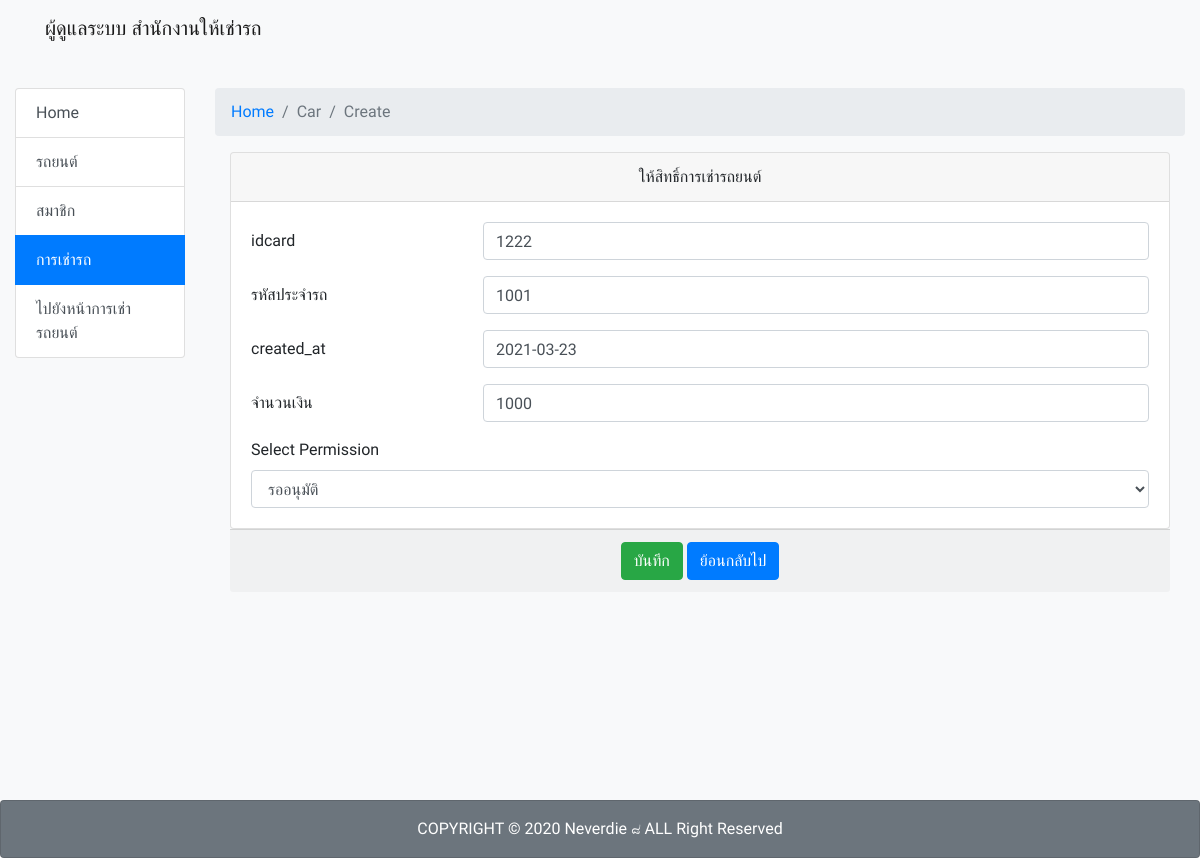
Screenshot of /admin/rental/form-edit.php?id=1 with the database file from the repository.
### tables this page shows
CREATE TABLE `rental` (
  `id` int(11) NOT NULL,
  `idcard` varchar(255) DEFAULT NULL,
  `carid` int(255) DEFAULT NULL,
  `created_at` date DEFAULT NULL,
  `money` varchar(255) DEFAULT NULL,
  `status_re` varchar(255) DEFAULT NULL
);

### admin/rental/form-edit.php (the view, shortened to what this page needs)
  <?php
    include_once('../../php/connect.php');
    $id = $_GET['id'];
    $sql = "SELECT * FROM `rental` WHERE `id` = '".$id."' ";
    $result = $conn->query($sql);
    $row = $result->fetch_assoc();
  ?>
<!DOCTYPE html>
<html lang="en">
<head>
    <link rel="stylesheet" href="../../node_modules/bootstrap/dist/css/bootstrap.min.css">
</head>
<body>
    <?php include_once('../includes/navbar.php') ?>
    <section class="bg-light min-vh-100">
		<br><br><br>
		<div class="container-fluid">
			<div class="row mt-3">
				<div class="col-sm-3 col-md-2">
					<div class="list-group">
						<a href="../index.php" class="list-group-item list-group-item-action">Home</a>
						<a href="#" class="list-group-item list-group-item-action">รถยนต์</a>
						<a href="../user" class="list-group-item list-group-item-action">สมาชิก</a>
						<a href="../rental" class="list-group-item list-group-item-action active">การเช่ารถ</a>
						<a href="../../index.php" class="list-group-item list-group-item-action">ไปยังหน้าการเช่ารถยนต์</a>
					</div>
				</div>
				<div class="col">
					<nav aria-label="breadcrumb">
						<ol class="breadcrumb">
							<li class="breadcrumb-item"><a href="#">Home</a></li>
							<li class="breadcrumb-item active" aria-current="page">Car</li>
                            <li class="breadcrumb-item active" aria-current="page">Create</li>
						</ol>
					</nav>
                    <form role="form" action="update.php" method="post">
                    <div class="container">
                        <div class="row">
                            <div class="col-md-12 mx-auto mt-0">
                                <div class="card">
                                    <form action="" method="POST" enctype="multipart/form-data">
                                        <div class="card-header text-center">
                                          ให้สิทธิ์การเช่ารถยนต์
                                        </div>
                                        <div class="card-body">
                                          <div class="form-group row">
                                                <label for="idcard" class="col-sm-3 col-form-label">idcard</label>
                                                <div class="col-sm-9">
                                                    <input disable type="text" class="form-control" id="idcard" name="idcard" value="<?php echo $row['idcard']; ?>" required>
                                                </div>
                                            </div>
                                            <div class="form-group row">
                                                <label for="carid" class="col-sm-3 col-form-label">รหัสประจำรถ</label>
                                                <div class="col-sm-9">
                                                    <input disable type="text" class="form-control" id="carid" name="carid" value="<?php echo $row['carid']; ?>" required>
                                                </div>
                                            </div>
                                            <div class="form-group row">
                                                <label for="created_at" class="col-sm-3 col-form-label">created_at</label>
                                                <div class="col-sm-9">
                                                    <input type="text" class="form-control" id="created_at" name="created_at" value="<?php echo $row['created_at']; ?>" required>
                                                </div>
                                            </div>
                                            <div class="form-group row">
                                                <label for="money" class="col-sm-3 col-form-label">จำนวนเงิน</label>
                                                <div class="col-sm-9">
                                                    <input type="text" class="form-control" id="money" name="money" value="<?php echo $row['money']; ?>" required>
                                                </div>
                                            </div>
                                            <label>Select Permission</label>
                                            <select class="form-control" required name="status_re">
                                                <option value="รออนุมัติ" <?php echo $row['status_re'] == 'รออนุมัติ'? 'selected': '' ?>>รออนุมัติ</option>
                                            </select>
                                            </div>
                                        </div>
                                        <div class="card-footer text-center">
                                            <input type="submit" name="submit" class="btn btn-success" value="บันทึก">
                                            <a class="btn btn-primary" href="index.php">ย้อนกลับไป</a>
                                        </div>
                                    </form>
                                </div>
                            </div>
                        </div>
	</section>
    <?php include_once('../includes/footer.php') ?>
</body>
</html>

### admin/rental/form-edit.php (style rules this page uses)
body,section { font-family: 'Prompt', sans-serif; }

### rows the page displays
rental: idcard "1222", carid "1001", created_at "2021-03-23", money "1000", status_re "รออนุมัติ"
